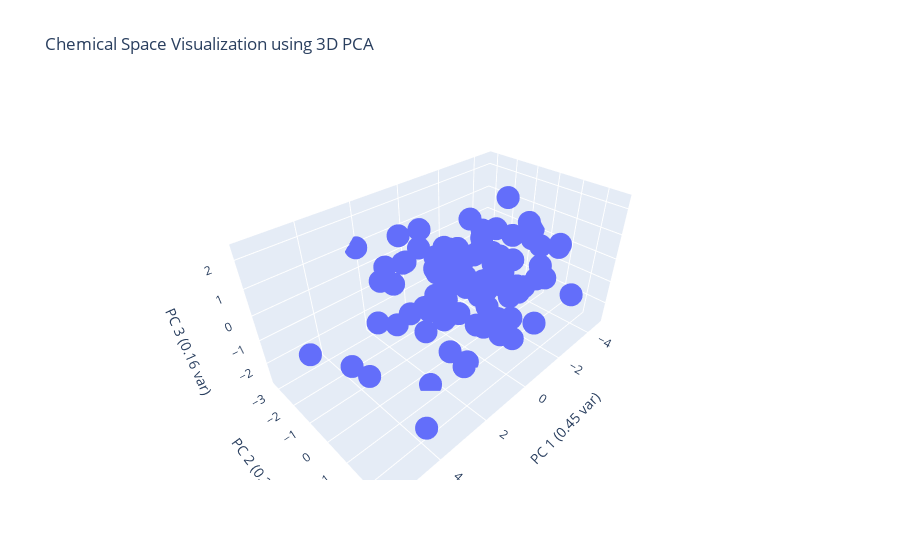

Source (notebook cell):
### Code cell
# 6c. Visualize with PCA (3D)
n_components_3d = 3
pca_3d = PCA(n_components=n_components_3d, random_state=42)
principal_components_3d = pca_3d.fit_transform(scaled_features)

pca_df_3d = pd.DataFrame(data=principal_components_3d,
                         columns=[f'Principal Component {i+1}' for i in range(n_components_3d)])
pca_df_3d.index = molecule_names

# Explained variance
explained_variance_ratio_3d = pca_3d.explained_variance_ratio_
print(f"Explained variance by 3D PCA components: {explained_variance_ratio_3d}")
print(f"Total explained variance by 3D PCA: {sum(explained_variance_ratio_3d):.2f}")

# Visualize the Chemical Space in 3D using Plotly
fig_pca_3d = plot_scatter_plotly_3d(
    df=pca_df_3d,
    x_col='Principal Component 1',
    y_col='Principal Component 2',
    z_col='Principal Component 3',
    text_col_data=pca_df_3d.index, # Use index for text annotations
    title='Chemical Space Visualization using 3D PCA',
    scene_labels={ # Use scene_labels for 3D axis titles
        'Principal Component 1': f'PC 1 ({explained_variance_ratio_3d[0]:.2f} var)',
        'Principal Component 2': f'PC 2 ({explained_variance_ratio_3d[1]:.2f} var)',
        'Principal Component 3': f'PC 3 ({explained_variance_ratio_3d[2]:.2f} var)'
    },
    marker_size=8,
)
fig_pca_3d.show()

# Original Matplotlib code:
# fig = plt.figure(figsize=(12, 10))
# ax = fig.add_subplot(111, projection='3d')
# sc = ax.scatter(pca_df_3d['Principal Component 1'],
#                 pca_df_3d['Principal Component 2'],
#                 pca_df_3d['Principal Component 3'],
#                 s=100)
# for i, name in enumerate(pca_df_3d.index):
#     ax.text(pca_df_3d.iloc[i, 0],
#             pca_df_3d.iloc[i, 1],
#             pca_df_3d.iloc[i, 2],
#             name,
#             size=8, zorder=1, color='k')
# ax.set_title('Chemical Space Visualization using 3D PCA')
# ax.set_xlabel(f'PC 1 ({explained_variance_ratio_3d[0]:.2f} var)')
# ax.set_ylabel(f'PC 2 ({explained_variance_ratio_3d[1]:.2f} var)')
# ax.set_zlabel(f'PC 3 ({explained_variance_ratio_3d[2]:.2f} var)')
# plt.show()

### Figure 1 — Plotly figure (JSON) as saved in the notebook; plotly's stock layout.template omitted (floating-point values rounded to 4 significant figures)
{"data": [{"hovertemplate": "%{hovertext}<extra></extra>", "hovertext": ["CCC1=NN2C(O)=C(SC2=N1)C(N1CC(C)OC(C)C1)C1=CC=CC(OC)=C1", "CCC1=CC=C(OCC(=O)NC2=CC=C(C)C=C2O)C=C1", "CC1=CN=C(CN2CCN(CC2)C2=NC=CC=C2F)C=N1", "CC(C)C1=NN=C2SCC(=NN12)C1=CC2=CC=CC=C2O1", "CNC1=CC=C2N=C(NC2=N1)C1(C)CC[NH2+]CC1", "COC1=CC(C=CC)=CC=C1OCC(=O)NC1CCC(C1)SC", "CC(N(C)C(=O)NC1=CN=C2N(C)C(=O)N(C)C(=O)C2=C1)C1=CC=CC=C1", "COC1=CC(=CC=C1O)C(C)NC1CC[NH+](C)CC1", "COC(=O)C1CC([NH3+])CN(C1)C(=O)OCC1=CC=CC=C1", "CC1=C(Cl)C=CC=C1NC=C1C(C)=C(C#N)C(=O)N(CC2CCCO2)C1=O", "FC1=CC=C(F)C(CCCC(=O)N2CCCC(C[NH+]3CCCCCC3)C2)=C1", "CC1=CC(=O)NC(NN=CC2=C(Cl)N=C3C=CC=CN3C2=O)=N1", "COCCC(=O)NC(C)CC1=C(Cl)C=CC=C1Cl", "CCC1(CNC(=O)C2=C(N=CS2)C2CC2)CCC1", "CCC(N(C)S(=O)(=O)C1=CC=C(C=C1C)C#N)C1=CC=NC=C1", "OC1=CC=C(C=C2SC(=O)N(CC3=CC=CC=C3C#N)C2=O)C=C1I", "CC(C)C1=NC=C(C2=CC(C)=NO2)C(=N1)C1CCC(CNC(=O)C2=C(C)N=CS2)CC1", "CC1=CC=C(N2C=C(N=N2)C(=S)N2CCOCC2)C(O)=C1", "CC[NH2+]C(C)C1=CC=NC(OC2=CN=CC(Br)=C2)=C1", "BrC1=CC=C(C=N1)C(=O)NCC1=CC=CC2=CC=CC=C12", "CC1=CC(C)=NC(NNS(=O)(=O)C2=CC=C(Cl)C=C2F)=N1", "CCC1=CC=C(C[NH+]2CCCC(C2)N2CCCC2=O)O1", "COC1=CC=CC(Cl)=C1CN(C)C(C)CC#N", "CN(CC1=COC=C1)C1(C[NH3+])CC(C)(C)OC1(C)C", "CC1(C[NH+]=C(N)N1CC1CCCO1)C1=CN=CC=N1", "COC1=C2OC(=CC2=CC=C1)C(=O)C1=C([O-])C(=O)N(C1C1=CC=C(F)C=C1)C1=NOC(C)=C1", "COC1=CC=C(CCC(C)NC(=O)C2=NC=CC=C2C(F)(F)F)C=C1", "CCC([NH2+]CC1=CNC=C1)C1=CC=CC=C1OC(F)F", "COC1=CC=C(NC(=O)NCC2CN3CCCCC3CO2)C=C1F", "ClC1=CC=C(C=NNC(=O)C(=O)NCC2=CC=CC=N2)C=C1", "CCN1C=C(CC(=O)N2CCS(=O)C(C)(C)C2)C2=CC=CC=C12", "FC1=CC=C(CN2CCN(CC(=O)NCC3=CC=CS3)C2=O)C(Cl)=C1", "CC1=CC=C(C=C1)C1C2C(=O)CC(CC2=NC2=NC=NN12)C1=CC=CO1", "CCC1=NSC(NC2=CC=C(NC(=O)C3CCCO3)C=C2)=N1", "CCCCNC(=O)CC1=C(C)N2N=C(SC)N=C2N=C1C", "CCC(NNC(=O)C1=CC(OC)=C(OC)C(OC)=C1)=C1C=CC(=O)C=C1", "CCC1=NOC(=N1)C1=CC=C(C[NH3+])C=C1", "C(CSC1=NC=NC2=CC=CC=C12)SC1=CC=CC=C1", "CCC[NH+]1CCC(CC1)N(C)CC1=C(C)N(C2CC2)C(C)=C1", "CCCCOC(=O)C(C)([NH3+])CC", "CC1=CC(F)=CC=C1C(O)C1(C[NH3+])CCOCC1", "CC(O)C1=CC=C(C)C=C1OCC1=NC(=CS1)C(C)(C)C", "COC(=O)C1=CC=C(OC)C=C1OCC(=O)NC1=CC=C(F)C(F)=C1", "CCC[NH+](CCC)CC1=CC=C(O)C(N)=C1", "CCCC1=CC(=NO1)C1CCCN1S(=O)(=O)C1=CC=C(OC)C(OC)=C1", "CCOC1=CC=CC=C1C[NH2+]C(CC)C1=CC=CC=C1", "COC1CCCC1NC(=O)C1=CC=NC=C1C#CCO", "CC1=CC=C(C=C1)C(CNC(=O)N1CCC(C)(C)C1)N1CCOCC1", "O=C(NN=CC1=CNC2=CC=CC=C12)C1=CC(=NC2=CC=CC=C12)C1CC1", "COC1=CC(C)=CC=C1NCC(=O)NCCC1=CC=CC=C1C", "COC1=CC=C(C=C1)N1N=C2CS(=O)(=O)CC2=C1NC(=O)C1=C(C)ON=C1C1=CC=CC=C1Cl", "COC(=O)C1=CC=C(NC(=O)C2CCCC(C)C2)C(O)=C1", "CCOC1=CC=CC=C1C=CC(=O)NCC(C)(O)C1=CC=C(F)C=C1", "COC1=CC=CC(=C1)N1CC(CC1=O)C(=O)NCCNC(=O)C1=CC=CO1", "CN1N=C(C)C(=C1NC1CCOC1C1=CC=C(Cl)C=C1)[N+]([O-])=O", "COC(=O)CC(C)(C[NH3+])C1=CC(F)=C(C)C=C1F", "FC1=CC=CC(F)=C1C=CC(=O)NNC(=O)CN1N=NC(=N1)C1=CC=CC=C1", "[O-][N+](=O)C1=CC=C(NN=C(C2=CC=CC=C2)C2=CC=NC=C2)C(=C1)[N+]([O-])=O", "O=C(CCC1=NC2=CC=CC=C2C(=O)N1)NC1CCC2=CC=CC=C12", "COC1=CC=C(CCNC(=O)C2CN(C2)C(=O)C2=NOC(C)=C2)C=C1OC", "CC1=CC=CC(NC(=O)NC2=CC=C3N=C(NS(C)(=O)=O)SC3=C2)=C1", "OC(C(=O)NC1=CC=CC(CS(=O)C2=CC=CC=C2)=C1)C1=CC=CC=C1", "CN(C1CCN(CC1)C1=CC=[NH+]C2=CC(F)=CC=C12)C(C)=O", "CC1CN(CC1C)C(=O)NCC1CCC(O1)C([O-])=O", "FC(F)(F)C1=NN=C(SCC(=O)NC2=CC=CC=C2C#N)N1CC=C", "COC(=O)C1=CC=CC(CCNC(=O)NC2=CC(F)=CC=C2C)=C1", "CCN(CC1=CC=CC(NC(=O)C2CC(C)OC(C)C2)=C1)C(C)=O", "COC(=O)C1=C(C)NC(C(=O)NCC(N(C)C)C2=C(F)C=CC=C2Cl)=C1C", "COC(=O)C1=CC=C(C=C1)C1C2C(ON1C1=CC=CC=C1)C(=O)N(C2=O)C1=CC=C(OC)C=C1", "COCC1=CC(C)=NC(OCC(=O)NN=CC2=CC=CC(F)=C2)=C1C#N", "CC1=C(N=C(NC(=O)C2CCC(=O)O2)S1)C1=CC=C(C)C=C1", "CC1=CC=C(C[NH2+]C(C)(C)CO)C(C)=C1", "FC1=CC=CC=C1OCCCNC1=NN=NN1C1=CC=CC=C1", "CCC(CC)OC1=CC=C(C=C1)C1(C)NC(=O)NC1=O", "CCC(CC)N(C)CC1=C(F)C=CC=C1[N+]([O-])=O", "O=C(CC1CCCCO1)NCCCCC#N", "CC1=CC=C(C=C1)C1=NNC=C1CN1CCC(C1)[NH+]1CCCC1", "CN(CC(O)CN1CCOCC1)CC1=NOC(=N1)C(C)(C)C", "CN(CC1=NN=C(C)N1C)C(=O)NCC1=CC=C(F)C(Cl)=C1", "ClC1=CC=CN=C1NNC(=O)C1=CC=C(OC2CCC2)C=C1Cl", "COC1=CC=C(CN2CCN(CC2)S(=O)(=O)C2=CC=CC=C2)C=C1Br", "COC1=CC=CC2=C1OC1=CC=CC=C1N=C2N1CCN(C(C)C1)C(=O)C1=C(F)C=CC=C1F", "CCCC1=CC=C(C=C1)C(=O)NC(CO)CC1=CNC2=CC=CC=C12", "CC1CSC(SCC2=C(F)C=CC=C2[N+]([O-])=O)=N1", "FC(F)(F)C1=CC=C(CCNC(=O)NCC2=CC=C(N=C2)N2C=CN=C2)C=C1", "CC1=CC2=C(N3CCC(CC3)C(=O)N3CCCC3)C(=CN=C2C=C1)C#N", "CC(C)CN1N=C(C)C(CCC(=O)N2CCCCCC2C2=CC=CN2C)=C1C", "COCCNS(=O)(=O)C1=CC=CC(=C1)C(=O)N(C)C1CCCC(C)C1", "[O-]C(=O)C1C[NH+](CC1C1CC1)C1CCN(CC1)C(=O)C1=CC=CC=C1", "CNC(=O)C1=CC=CC=C1NC(=O)CN(C)C(=O)C1=CC=CS1", "COC1=CC(CNC(=O)C2=C(Br)C=CO2)=CC=N1", "O=C(NCC1OCCN1S(=O)(=O)C1=CC=CS1)C(=O)NCC1=CC=NC=C1", "CC(N1C(CCNC(=O)C2=CC=CC=C2Cl)=NC2=CC=CC=C12)C(C)=O", "CCCCN(C)C(=O)CC1=CC=CC2=CC=CC=C12", "CCC[NH2+]C(CC#CC)C1(CCCCCC1)N(C)C", "ClC1=CC=C(C=C1)C(=O)C[NH+]1CCC(CC1)C1=NN=C(O1)C1=CC=CO1", "O=C(CC1OCCC2=CC=CC=C12)NNC(=O)CC1=CC=NC=C1", "CC([NH2+]CC1=C(C)N(CC2=CC=C(C)C=C2)N=C1C)C1=CC=C(Cl)C=C1", "CC(=O)C1=NC2=CC=CC=C2N1CC1CCCCN1C(=O)OCC1=CC=CC=C1", "CC1=CC(C=NNC(=O)C(=O)NC2=CC=C(Cl)C(Cl)=C2)=C(C)N1C1=CC=CC(Cl)=C1"], "legendgroup": "", "marker": {"color": "#636efa", "size": 8, "symbol": "circle"}, "mode": "markers", "name": "", "scene": "scene", "showlegend": false, "type": "scatter3d", "x": [2.901, -1.208, -0.6075, 0.6327, -1.997, -0.2762, 1.554, -2.436, -0.9997, 1.675, -0.1908, 0.9859, -2.36, -1.423, 0.06389, 2.174, 4.008, -0.183, -1.224, -0.6057, -0.2232, -1.842, -2.472, -1.87, -1.4, 4.754, -0.0362, -2.119, 0.0559, -0.5933, -0.3336, 0.4961, 2.306, 0.4968, -0.2337, 0.9412, -2.801, -0.5609, -1.465, -4.667, -2.511, -0.7337, 0.5513, -3.58, 1.904, -2.223, -1.526, -0.01695, 1.67, -0.8671, 5.645, -0.7806, -0.2223, 1.358, 1.015, -2.766, 1.839, 2.698, 0.5902, 1.68, 1.423, 0.6645, -1.085, -1.62, 1.12, -0.3544, -0.3553, 0.8852, 4.626, 1.17, 0.2364, -4.183, 0.526, -1.453, -2.117, -2.799, -0.8269, -0.07641, -0.5487, 0.446, 1.125, 3.954, -0.0906, -0.8828, 1.345, 1.175, 1.374, 0.4096, 0.05524, -0.3466, -1.097, 2.129, 1.056, -2.395, -3.083, 1.623, 0.07775, 0.2414, 2.468, 2.545], "y": [-0.1934, 0.0552, 0.3436, 0.7098, -2.315, 1.119, -1.199, -1.503, -1.619, -0.0598, 2.175, -2.792, 1.208, 1.062, 0.6336, 0.3061, 0.4456, -1.108, 0.5639, 1.524, -1.47, 0.2957, 1.482, -0.104, -3.093, -0.01112, 1.353, 0.8179, -0.5906, -1.575, 1.326, 1.102, 0.5817, -0.9559, -0.7646, -1.252, -0.9871, 2.479, 1.779, -0.6954, -0.9249, 1.286, -0.0856, -1.256, 0.509, 1.988, -1.815, 0.9362, 0.6154, 0.4336, -0.5511, -0.885, 0.3953, -1.817, -0.4477, -0.1896, -2.04, -1.148, -0.4097, -1.141, -1.594, 0.4222, 1.33, -2.028, -0.3603, -0.0357, 0.7307, -0.1704, 0.6485, -1.047, -0.1173, -0.374, -0.02664, -0.6348, 1.459, -0.3169, 0.2234, -1.634, -0.1292, 0.3237, 1.484, 2.211, -0.006014, 0.7544, 0.01935, 1.058, 2.451, -0.05287, -0.9335, -1.178, -0.2105, -3.214, 0.9432, 2.638, 1.542, -0.02355, -1.377, 2.304, 1.678, 0.7166], "z": [-0.2578, 0.7091, -2.108, -2.763, -1.243, 1.413, -1.137, 0.1952, -1.222, -0.3155, 0.815, -0.935, 0.9757, -0.3034, -0.1849, -0.6754, 0.8288, -2.173, 0.1293, -1.016, 0.06968, -1.001, -0.27, -0.6668, -1.481, -0.6152, 1.078, 1.805, -0.147, 0.05069, -1.709, 0.7319, -2.754, 0.3093, 0.4882, 1.906, -1.516, -0.6477, 0.3088, 0.0693, -0.7558, -0.2939, 0.8848, 1.584, 0.7191, 1.282, -0.7959, -0.5219, -0.3048, 1.891, 0.07715, -0.4416, 2.069, 1.625, -0.6258, -0.3675, 0.5428, 0.8056, -0.2832, 1.065, 0.7044, 1.347, -2.351, -1.446, 0.9233, 0.9301, 0.3909, 1.673, -0.631, 1.407, -1.257, -0.08042, 0.8663, 0.5695, 0.3881, 0.6216, -0.5806, 0.2964, -0.4091, 0.6415, -0.3256, -2.079, 2.349, -1.623, 1.37, -2.383, 0.4081, 1.489, -1.178, 0.692, -0.5452, 0.9212, 0.7955, -0.3751, 0.8738, -0.2557, -0.204, 0.8921, -0.436, 0.7158]}], "layout": {"legend": {"tracegroupgap": 0}, "scene": {"domain": {"x": [0, 1], "y": [0, 1]}, "xaxis": {"title": {"text": "PC 1 (0.45 var)"}}, "yaxis": {"title": {"text": "PC 2 (0.20 var)"}}, "zaxis": {"title": {"text": "PC 3 (0.16 var)"}}}, "title": {"text": "Chemical Space Visualization using 3D PCA"}}}
